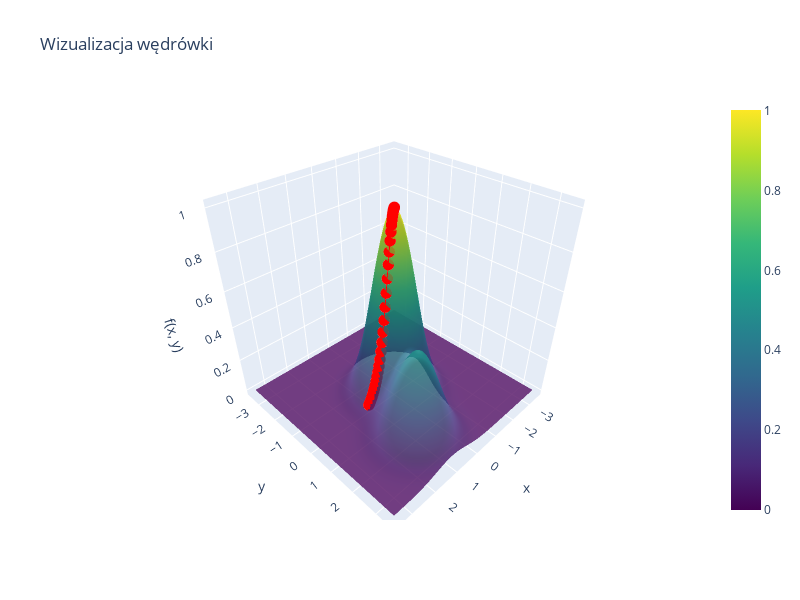

This figure's notebook cell:
### Markdown cell above
### **Gradienty**
W przypadku Pytorcha każdy kolejny krok jest wyliczany na podstawie *gradientu* $\nabla f(x)$ funkcji $f$ w punkcie $x$. Formalna definicja gradientu to


$$
\nabla f(x, y) = \left( \frac{\partial f}{\partial x}, \frac{\partial f}{\partial y} \right),
$$
gdzie $\frac{\partial f}{\partial x}$ to pochodna funkcji $f(x,y)$ po zmiennej $x$, a $\frac{\partial f}{\partial y}$ to *pochodna* funkcji $f(x,y)$ po zmiennej $y$. 

Jeśli ktoś z Państwa jeszcze nie uczył się obliczania pochodnych, to zupełnie nie szkodzi. Nie będziemy musieli zagłębiać się w nie bardziej niż to co pokazane w tym wykładzie. Tymczasem dla osób, które są chętne wiedzieć więcej, powstanie Appendix, w którym wytłumaczymy, nieco więcej na temat pochodnych.


### **Implementacja**
Poniżej przedstawiony jest prawie że identyczny kod jak z historyjki o naukowcu, ale zaimplementowany w PyTorchu.

Różnice w stosunku do poprzedniego algorytmu:

-- W poprzednim algorytmie funkcja `find_best_df` szukała przyrostu `dx` wybierając spośród 4 kierunków; poniżej natomiast PyTorch oblicza bardzo precyzyjnie wartość gradientu $\nabla f(x)$ a jego wartość jest zapisana w `x.grad`.  

-- `learning_rate` odpowiada długości kroku, jaki wykonujemy wzdłuż wektora największego wzrostu.


### **Pobaw się kodem**
- wypróbuj różne wartości parametru `learning_rate`
- zauważ podobieństwo między parametrem `learning_rate` z poniższego przykładu, a parametrem `epsilon` z historyjki o naukowcu.

### Code cell
import torch

# Define the function using Numpy, only for plotting
def f_np(x, y):
    return np.exp(-x**2 - y**2) + np.exp(-(x - 1)**2 - (y - 2)**2) / 2

function_tracker = FunctionTracker(f_np)


# Define the function using PyTorch
def f(x):
    return torch.exp(-x[0]**2 - x[1]**2) + torch.exp(-(x[0] - 1)**2 - (x[1] - 2)**2) / 2

# Parameters for the optimization
x0 = torch.tensor([1.6, 0.4], dtype=torch.float, requires_grad=True)  # Starting point
learning_rate = 0.1  # Step size
num_iterations = 100  # Number of steps

x = x0
# Gradient ascent
for i in range(num_iterations):
    # Compute the function value and perform backpropagation to get the gradient
    value = f(x)
    value.backward()

    # Perform a parameter update with torch.no_grad() to avoid tracking this operation
    with torch.no_grad():
        x += learning_rate * x.grad
        # Manually zero the gradients after updating the weights
        x.grad.zero_()

    function_tracker.add_point(x[0].item(), x[1].item())

function_tracker.plot()

### Figure 1 — Plotly figure (JSON) as saved in the notebook; plotly's stock layout.template omitted (floating-point values rounded to 4 significant figures; data arrays with more than 128 entries replaced by an {"elided": "..."} marker saying what was removed)
{"data": [{"colorscale": [[0, "#440154"], [0.1111, "#482878"], [0.2222, "#3e4989"], [0.3333, "#31688e"], [0.4444, "#26828e"], [0.5556, "#1f9e89"], [0.6667, "#35b779"], [0.7778, "#6ece58"], [0.8889, "#b5de2b"], [1, "#fde725"]], "opacity": 0.8, "type": "surface", "x": {"elided": "100x100 float values"}, "y": {"elided": "100x100 float values"}, "z": {"elided": "100x100 float values"}}, {"line": {"color": "red", "width": 2}, "marker": {"color": "red", "size": 4}, "mode": "lines+markers", "type": "scatter3d", "x": [1.576, 1.55, 1.523, 1.495, 1.464, 1.433, 1.399, 1.363, 1.324, 1.284, 1.24, 1.193, 1.144, 1.09, 1.033, 0.9722, 0.9073, 0.8386, 0.7664, 0.6916, 0.6153, 0.5394, 0.4656, 0.3962, 0.3327, 0.2763, 0.2276, 0.1863, 0.1518, 0.1234, 0.1002, 0.08136, 0.06611, 0.05382, 0.04391, 0.03594, 0.02954, 0.0244, 0.02027, 0.01695, 0.01429, 0.01215, 0.01044, 0.009064, 0.00796, 0.007075, 0.006364, 0.005793, 0.005336, 0.004969, 0.004674, 0.004437, 0.004247, 0.004095, 0.003973, 0.003875, 0.003796, 0.003733, 0.003682, 0.003642, 0.003609, 0.003583, 0.003562, 0.003545, 0.003531, 0.00352, 0.003512, 0.003505, 0.003499, 0.003494, 0.003491, 0.003488, 0.003486, 0.003484, 0.003482, 0.003481, 0.00348, 0.003479, 0.003479, 0.003478, 0.003478, 0.003477, 0.003477, 0.003477, 0.003477, 0.003477, 0.003476, 0.003476, 0.003476, 0.003476, 0.003476, 0.003476, 0.003476, 0.003476, 0.003476, 0.003476, 0.003476, 0.003476, 0.003476, 0.003476], "y": [0.4034, 0.4066, 0.4097, 0.4125, 0.415, 0.4172, 0.4189, 0.4201, 0.4205, 0.42, 0.4185, 0.4156, 0.4112, 0.4049, 0.3964, 0.3853, 0.3714, 0.3544, 0.3341, 0.3107, 0.2846, 0.2565, 0.2273, 0.1983, 0.1706, 0.145, 0.1222, 0.1024, 0.08551, 0.0713, 0.0595, 0.04976, 0.04177, 0.03523, 0.02991, 0.02557, 0.02205, 0.01919, 0.01686, 0.01498, 0.01345, 0.01222, 0.01122, 0.0104, 0.009746, 0.009214, 0.008783, 0.008434, 0.008151, 0.007922, 0.007737, 0.007587, 0.007466, 0.007368, 0.007288, 0.007224, 0.007172, 0.00713, 0.007096, 0.007069, 0.007046, 0.007028, 0.007014, 0.007002, 0.006992, 0.006985, 0.006978, 0.006973, 0.006969, 0.006966, 0.006963, 0.006961, 0.006959, 0.006958, 0.006957, 0.006956, 0.006955, 0.006955, 0.006954, 0.006954, 0.006953, 0.006953, 0.006953, 0.006953, 0.006953, 0.006952, 0.006952, 0.006952, 0.006952, 0.006952, 0.006952, 0.006952, 0.006952, 0.006952, 0.006952, 0.006952, 0.006952, 0.006952, 0.006952, 0.006952], "z": [0.09902, 0.1058, 0.1134, 0.1218, 0.1312, 0.1418, 0.1536, 0.167, 0.1821, 0.1994, 0.219, 0.2416, 0.2676, 0.2975, 0.332, 0.3718, 0.4174, 0.4691, 0.5266, 0.589, 0.6542, 0.7193, 0.7808, 0.8353, 0.8808, 0.9167, 0.9435, 0.9629, 0.9763, 0.9855, 0.9917, 0.9957, 0.9984, 1.0, 1.001, 1.002, 1.003, 1.003, 1.003, 1.003, 1.003, 1.003, 1.003, 1.003, 1.003, 1.003, 1.003, 1.003, 1.003, 1.003, 1.003, 1.003, 1.003, 1.003, 1.003, 1.003, 1.003, 1.003, 1.003, 1.003, 1.003, 1.003, 1.003, 1.003, 1.003, 1.003, 1.003, 1.003, 1.003, 1.003, 1.003, 1.003, 1.003, 1.003, 1.003, 1.003, 1.003, 1.003, 1.003, 1.003, 1.003, 1.003, 1.003, 1.003, 1.003, 1.003, 1.003, 1.003, 1.003, 1.003, 1.003, 1.003, 1.003, 1.003, 1.003, 1.003, 1.003, 1.003, 1.003, 1.003]}], "layout": {"autosize": false, "height": 600, "scene": {"aspectmode": "cube", "xaxis": {"title": {"text": "x"}}, "yaxis": {"title": {"text": "y"}}, "zaxis": {"title": {"text": "f(x, y)"}}}, "title": {"text": "Wizualizacja wędrówki"}, "width": 800}}
